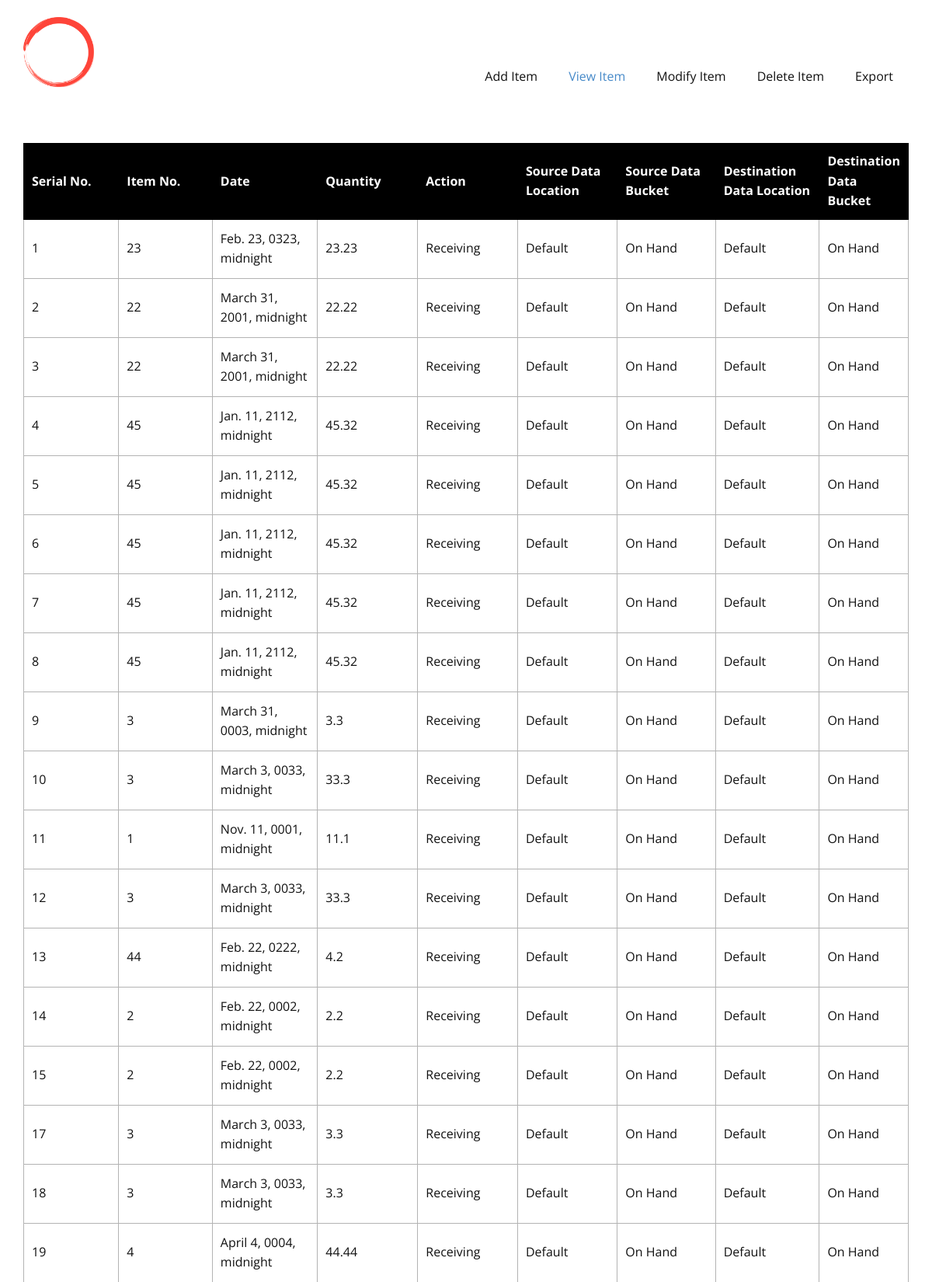
Page /shop/ViewItem (upper part) on the committed database.
### shop/models.py (models this page shows)
class Inventory(models.Model) :
	date = models.DateTimeField()
	item = models.IntegerField()
	qty = models.FloatField(default=0)
	action = models.CharField(max_length = 100, choices = ACTION_CHOICES, default = ACTION_CHOICES.SALE_ITEM)
	source_loc = models.CharField(max_length = 100, choices = LOC, default = LOC.DEFAULT)
	source_buc = models.CharField(max_length = 100, choices = BUC, default = BUC.DEFAULT)
	dest_loc = models.CharField(max_length = 100, choices = LOC, default = LOC.DEFAULT)
	dest_buc = models.CharField(max_length = 100, choices = BUC, default = BUC.DEFAULT)

### shop/views.py (the view)
# urls.py: path('ViewItem', views.ViewItem, name='ViewItem'),
def ViewItem(request):
	inventory = Inventory.objects.all()
	return render(request,'shop/View-Item.html', {'inventory':inventory})

### shop/templates/shop/View-Item.html (shortened to what this page needs)
<!DOCTYPE html>
<html style="font-size: 16px;">
  <head>
    {% load static %}
    <link rel="stylesheet" href={% static 'nicepage.css' %} media="screen">
<link rel="stylesheet" href={% static 'View-Item.css' %} media="screen">
  </head>
  <body class="u-body"><header class="u-clearfix u-header u-header" id="sec-cb27"><div class="u-clearfix u-sheet u-valign-middle u-sheet-1">
        <a href="https://nicepage.com" class="u-image u-logo u-image-1" data-image-width="1280" data-image-height="1265">
          <img src={% static 'images/39ff3b1fc66190563b25be4ac721064d7a1eaf6a6b50b7c23243496b783ca36a950fca10f9e6e6d488db11ce6a3b75b21515fd2a8ae2da47c9b7c9_1280.png' %} class="u-logo-image u-logo-image-1">
        </a>
        <nav class="u-menu u-menu-dropdown u-offcanvas u-menu-1">
          <div class="u-custom-menu u-nav-container">
            <ul class="u-nav u-unstyled u-nav-1"><li class="u-nav-item"><a class="u-button-style u-nav-link u-text-active-palette-1-base u-text-hover-palette-2-base" href={% url 'AddItem' %} style="padding: 10px 20px;">Add Item</a>
</li><li class="u-nav-item"><a class="u-button-style u-nav-link u-text-active-palette-1-base u-text-hover-palette-2-base" href={% url 'ViewItem' %} style="padding: 10px 20px;">View Item</a>
</li><li class="u-nav-item"><a class="u-button-style u-nav-link u-text-active-palette-1-base u-text-hover-palette-2-base" href={% url 'ModifyItem' %} style="padding: 10px 20px;">Modify Item</a>
</li><li class="u-nav-item"><a class="u-button-style u-nav-link u-text-active-palette-1-base u-text-hover-palette-2-base" href={% url 'DeleteItem' %} style="padding: 10px 20px;">Delete Item</a>
</li><li class="u-nav-item"><a class="u-button-style u-nav-link u-text-active-palette-1-base u-text-hover-palette-2-base" href={% url 'Export' %} style="padding: 10px 20px;">Export</a>
</li></ul>
          </div>
        </nav>
      </div></header>
    <section class="u-clearfix u-section-1" id="sec-51d5">
      <div class="u-clearfix u-sheet u-sheet-1">
        <div class="u-expanded-width u-table u-table-responsive u-table-1">
          <table class="u-table-entity">
            <colgroup>
	      <col width="12.4%">
              <col width="12.4%">
              <col width="13.300000000000011%">
              <col width="12.4%">
              <col width="12.4%">
              <col width="12.4%">
              <col width="12.4%">
              <col width="12.6%">
              <col width="12.400000000000011%">
            </colgroup>
            <thead class="u-black u-table-header u-table-header-1">
              <tr style="height: 21px;">
                <th class="u-border-1 u-border-black u-table-cell">Serial No.</th>
                <th class="u-border-1 u-border-black u-table-cell">Item No.</th>
                <th class="u-border-1 u-border-black u-table-cell">Date</th>
                <th class="u-border-1 u-border-black u-table-cell">Quantity</th>
                <th class="u-border-1 u-border-black u-table-cell">Action</th>
                <th class="u-border-1 u-border-black u-table-cell">Source Data Location</th>
                <th class="u-border-1 u-border-black u-table-cell">Source Data Bucket</th>
                <th class="u-border-1 u-border-black u-table-cell">Destination Data Location</th>
                <th class="u-border-1 u-border-black u-table-cell">Destination Data Bucket</th>
              </tr>
            </thead>
            <tbody class="u-table-body">
              {% for product in inventory %}
	      <tr style="height: 76px;">
 		<td class="u-border-1 u-border-grey-30 u-table-cell">{{ product.id }}</td>
                <td class="u-border-1 u-border-grey-30 u-table-cell">{{ product.item }}</td>
                <td class="u-border-1 u-border-grey-30 u-table-cell">{{ product.date }}</td>
                <td class="u-border-1 u-border-grey-30 u-table-cell">{{ product.qty }}</td>
                <td class="u-border-1 u-border-grey-30 u-table-cell">{{ product.action }}</td>
                <td class="u-border-1 u-border-grey-30 u-table-cell">{{ product.source_loc }}</td>
                <td class="u-border-1 u-border-grey-30 u-table-cell">{{ product.source_buc }}</td>
                <td class="u-border-1 u-border-grey-30 u-table-cell">{{ product.dest_loc }}</td>
                <td class="u-border-1 u-border-grey-30 u-table-cell">{{ product.dest_buc }}</td>
              </tr>
	      {% endfor %}
            </tbody>
          </table>
        </div>
      </div>
    </section>
  </body>
</html>

### static/View-Item.css (style rules this page uses)
.u-section-1 .u-sheet-1 { min-height: 500px; }
.u-section-1 .u-table-1 { margin-top: 46px; margin-bottom: 0; }
.u-section-1 .u-table-header-1 { font-weight: 700; background-image: none; }

### rows in the picture
Inventory: id "1", item "23", date "Feb. 23, 0323, midnight", qty "23.23", action "Receiving", source_loc "Default", source_buc "On Hand", dest_loc "Default", dest_buc "On Hand"
Inventory: id "2", item "22", date "March 31, 2001, midnight", qty "22.22", action "Receiving", source_loc "Default", source_buc "On Hand", dest_loc "Default", dest_buc "On Hand"
Inventory: id "3", item "22", date "March 31, 2001, midnight", qty "22.22", action "Receiving", source_loc "Default", source_buc "On Hand", dest_loc "Default", dest_buc "On Hand"
Inventory: id "4", item "45", date "Jan. 11, 2112, midnight", qty "45.32", action "Receiving", source_loc "Default", source_buc "On Hand", dest_loc "Default", dest_buc "On Hand"
Inventory: id "5", item "45", date "Jan. 11, 2112, midnight", qty "45.32", action "Receiving", source_loc "Default", source_buc "On Hand", dest_loc "Default", dest_buc "On Hand"
Inventory: id "6", item "45", date "Jan. 11, 2112, midnight", qty "45.32", action "Receiving", source_loc "Default", source_buc "On Hand", dest_loc "Default", dest_buc "On Hand"
Inventory: id "7", item "45", date "Jan. 11, 2112, midnight", qty "45.32", action "Receiving", source_loc "Default", source_buc "On Hand", dest_loc "Default", dest_buc "On Hand"
Inventory: id "8", item "45", date "Jan. 11, 2112, midnight", qty "45.32", action "Receiving", source_loc "Default", source_buc "On Hand", dest_loc "Default", dest_buc "On Hand"
Inventory: id "9", item "3", date "March 31, 0003, midnight", qty "3.3", action "Receiving", source_loc "Default", source_buc "On Hand", dest_loc "Default", dest_buc "On Hand"
Inventory: id "10", item "3", date "March 3, 0033, midnight", qty "33.3", action "Receiving", source_loc "Default", source_buc "On Hand", dest_loc "Default", dest_buc "On Hand"
Inventory: id "11", item "1", date "Nov. 11, 0001, midnight", qty "11.1", action "Receiving", source_loc "Default", source_buc "On Hand", dest_loc "Default", dest_buc "On Hand"
Inventory: id "12", item "3", date "March 3, 0033, midnight", qty "33.3", action "Receiving", source_loc "Default", source_buc "On Hand", dest_loc "Default", dest_buc "On Hand"
Inventory: id "13", item "44", date "Feb. 22, 0222, midnight", qty "4.2", action "Receiving", source_loc "Default", source_buc "On Hand", dest_loc "Default", dest_buc "On Hand"
Inventory: id "14", item "2", date "Feb. 22, 0002, midnight", qty "2.2", action "Receiving", source_loc "Default", source_buc "On Hand", dest_loc "Default", dest_buc "On Hand"
Inventory: id "15", item "2", date "Feb. 22, 0002, midnight", qty "2.2", action "Receiving", source_loc "Default", source_buc "On Hand", dest_loc "Default", dest_buc "On Hand"
Inventory: id "17", item "3", date "March 3, 0033, midnight", qty "3.3", action "Receiving", source_loc "Default", source_buc "On Hand", dest_loc "Default", dest_buc "On Hand"
Inventory: id "18", item "3", date "March 3, 0033, midnight", qty "3.3", action "Receiving", source_loc "Default", source_buc "On Hand", dest_loc "Default", dest_buc "On Hand"
Inventory: id "19", item "4", date "April 4, 0004, midnight", qty "44.44", action "Receiving", source_loc "Default", source_buc "On Hand", dest_loc "Default", dest_buc "On Hand"
